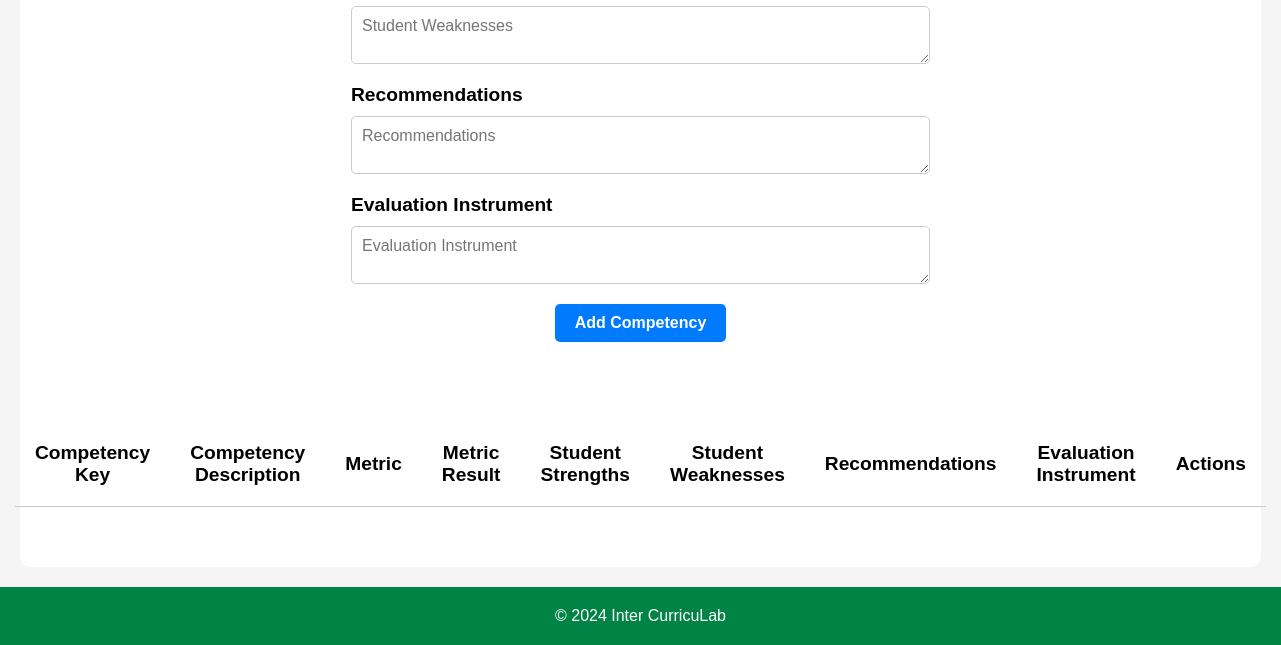
/templates/adminPages/adminCompetency.php (signed in, lower part), run on an earlier commit of the app's database.
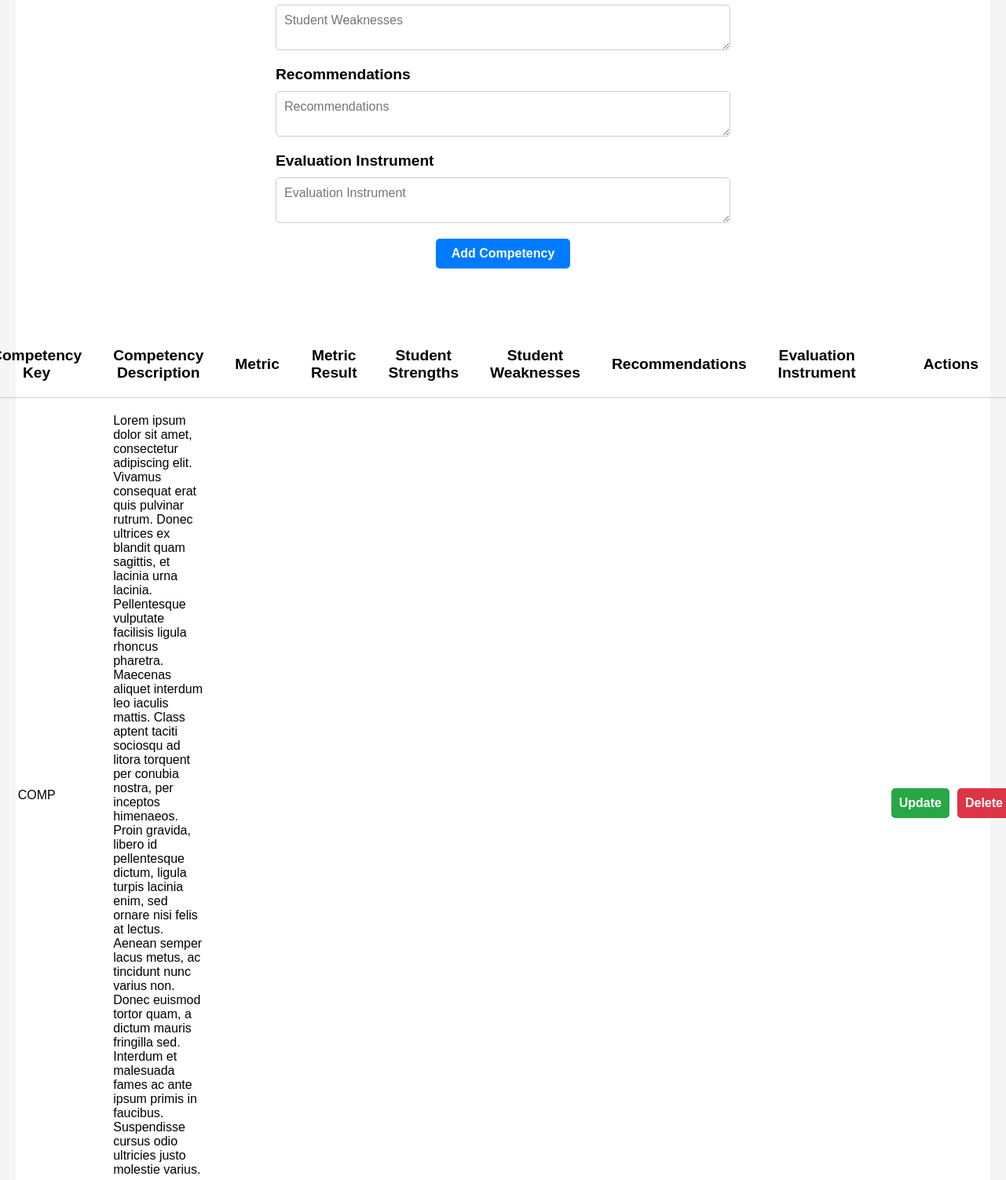
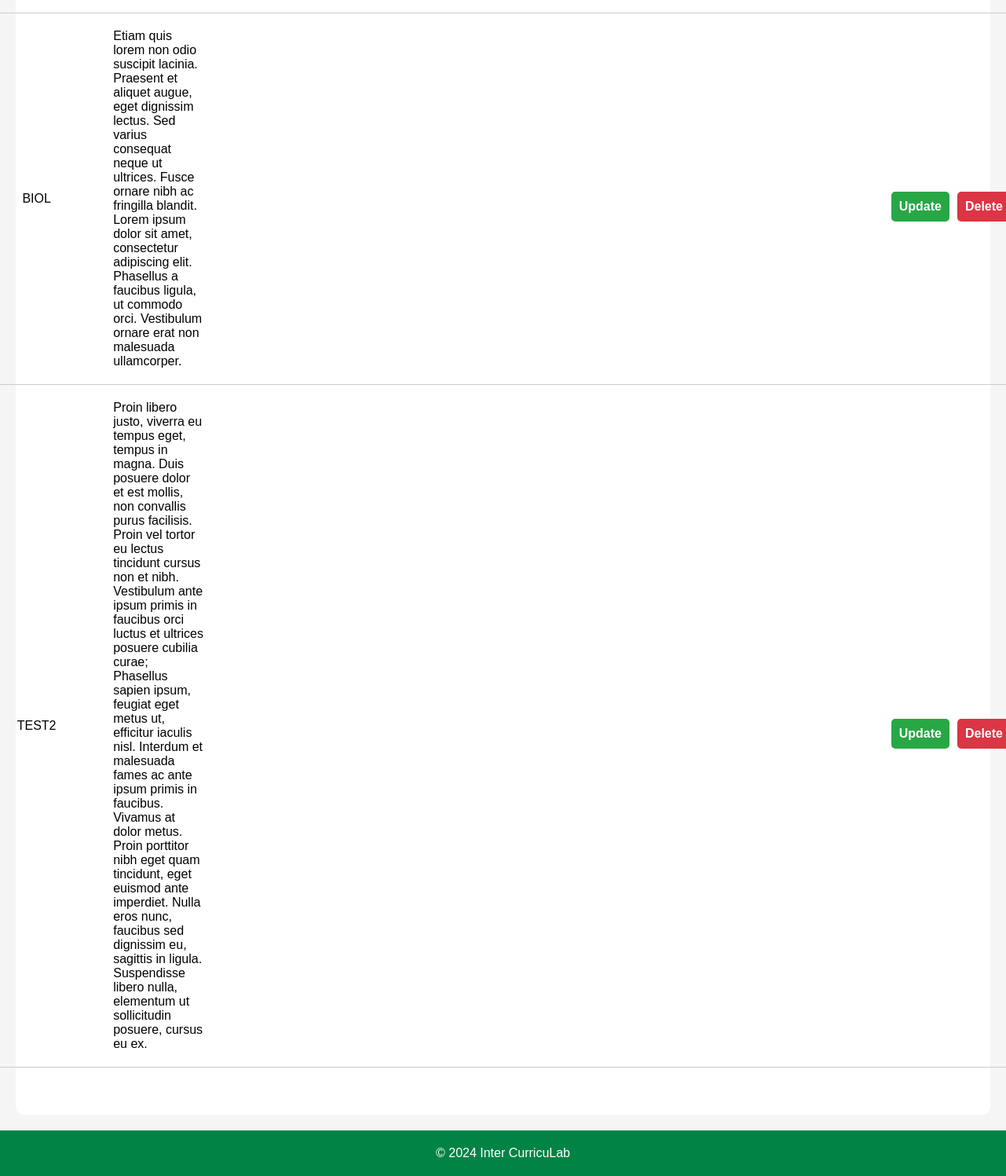
And on a later commit of the database (2 pictures, top to bottom).
### tables this page shows
CREATE TABLE "competency" (
	"CompetencyID"	INTEGER NOT NULL UNIQUE,
	"CompetencyKey"	TEXT UNIQUE,
	"CompetencyDesc"	TEXT,
	"CompetencyMetric"	TEXT,
	"MetricResult"	TEXT,
	"StudentStrengths"	TEXT,
	"StudentWeaknesses"	TEXT,
	"Recommendations"	TEXT,
	"EvaluationInstrument"	TEXT,
	PRIMARY KEY("CompetencyID" AUTOINCREMENT)
);

### templates/adminPages/adminCompetency.php (the view, shortened to what the changed rows need)
<?php
$config = require_once '../../backend/php/config.php';
if (!isset($_SESSION['email'])) {
    header('Location: ../index.php');
    exit;
} elseif ($_SESSION['accountType'] !== 'Admin' && $_SESSION['accountType'] !== 'Root' && $_SESSION['accountType'] !== 'Staff') {
    header('Location: ../staffPages/profPage.php');
    exit;
} else {
    if ($config['db']['type'] === 'sqlite') {
        $db = new SQLite3($config['db']['sqlite']['path']);
    } elseif ($config['db']['type'] === 'mysql') {
        $dsn = "mysql:host={$config['db']['mysql']['host']};dbname={$config['db']['mysql']['dbname']}";
        $db = new PDO($dsn, $config['db']['mysql']['username'], $config['db']['mysql']['password']);
    }
    $stmt = $db->prepare('SELECT * FROM competency');
    $result = $stmt->execute();
    $competencies = $result->fetchArray(SQLITE3_ASSOC);
    $competencies = [];
    if (isset($_POST['sort'])) {
        $competencies = sortTable();
    } else {
        $stmt = $db->prepare('SELECT * FROM competency');
        $result = $stmt->execute();
        $competencies = fetchAllRows($result);
    }
}
function fetchAllRows($result) {
    $rows = [];
    while ($row = $result->fetchArray(SQLITE3_ASSOC)) {
        $rows[] = $row;
    }
    return $rows;
}
?>
<!DOCTYPE html>
<html lang="en">
<head>
    <link rel="stylesheet" href="../../static/css/headerFooter.css">
    <link rel="stylesheet" href="../../static/css/adminCompetency.css">
</head>
<body>
    <div id="container">
        <div class="container-upperBox">
            <div class="competenciesTable">
                <table>
                    <tr>
                        <th>
                            <form method="POST">
                                <button type="submit" name="sort" value="CompetencyKey">Competency Key</button>
                            </form>
                        </th>
                        <th>
                            <form method="POST">
                                <button type="submit" name="sort" value="CompetencyDesc">Competency Description</button>
                            </form>
                        </th>
                        <th>
                            <form method="POST">
                                <button type="submit" name="sort" value="CompetencyMetric">Metric</button>
                            </form>
                        </th>
                        <th>
                            <form method="POST">
                                <button type="submit" name="sort" value="MetricResult">Metric Result</button>
                            </form>
                        </th>
                        <th>
                            <form method="POST">
                                <button type="submit" name="sort" value="StudentStrengths">Student Strengths</button>
                            </form>
                        </th>
                        <th>
                            <form method="POST">
                                <button type="submit" name="sort" value="StudentWeaknesses">Student Weaknesses</button>
                            </form>
                        </th>
                        <th>
                            <form method="POST">
                                <button type="submit" name="sort" value="Recommendations">Recommendations</button>
                            </form>
                        </th>
                        <th>
                            <form method="POST">
                                <button type="submit" name="sort" value="EvaluationInstrument">Evaluation Instrument</button>
                            </form>
                        </th>
                        <th>Actions</th>
                    </tr>
                    <?php
                    foreach ($competencies as $row) {
                        echo '<tr>';
                        echo '<td>' . htmlspecialchars($row['CompetencyKey'] ?? '') . '</td>';
                        echo '<td style="text-align: left;">' . htmlspecialchars($row['CompetencyDesc'] ?? '') . '</td>';
                        echo '<td style="text-align: left;">' . htmlspecialchars($row['CompetencyMetric'] ?? '') . '</td>';
                        echo '<td style="text-align: left;">' . htmlspecialchars($row['MetricResult'] ?? '') . '</td>';
                        echo '<td style="text-align: left;">' . htmlspecialchars($row['StudentStrengths'] ?? '') . '</td>';
                        echo '<td style="text-align: left;">' . htmlspecialchars($row['StudentWeaknesses'] ?? '') . '</td>';
                        echo '<td style="text-align: left;">' . htmlspecialchars($row['Recommendations'] ?? '') . '</td>';
                        echo '<td style="text-align: left;">' . htmlspecialchars($row['EvaluationInstrument'] ?? '') . '</td>';
                        echo '<td>';
                        ?>
                        <div class="actionButtons">
                            <button class="updateButton">Update</button>
                            <form method="POST">
                                <button class="deleteButton" type="submit">Delete</button>
                            </form>
                        </div>
                        <?php
                        echo '</td>';
                        echo '</tr>';
                    }
                    ?>
                </table>
            </div>
        </div>
    </div>
</body>
</html>

What changed in the data, as far as the page shows it:
added competency: CompetencyKey "COMP", CompetencyDesc "Lorem ipsum dolor sit amet, consectetur adipiscing elit. Vivamus consequat erat quis pulvinar rutrum. Donec ultrices ex blandit quam sagittis, et lacinia urna lacinia. Pellentesque vulputate facilisis ligula rhoncus pharetra. Maecenas aliquet interdum leo iaculis mattis. Class aptent taciti sociosqu ad litora torquent per conubia nostra, per inceptos himenaeos. Proin gravida, libero id pellentesque dictum, ligula turpis lacinia enim, sed ornare nisi felis at lectus. Aenean semper lacus metus, ac tincidunt nunc varius non. Donec euismod tortor quam, a dictum mauris fringilla sed. Interdum et malesuada fames ac ante ipsum primis in faucibus. Suspendisse cursus odio ultricies justo molestie…"
added competency: CompetencyKey "BIOL", CompetencyDesc "Etiam quis lorem non odio suscipit lacinia. Praesent et aliquet augue, eget dignissim lectus. Sed varius consequat neque ut ultrices. Fusce ornare nibh ac fringilla blandit. Lorem ipsum dolor sit amet, consectetur adipiscing elit. Phasellus a faucibus ligula, ut commodo orci. Vestibulum ornare erat non malesuada ullamcorper."
added competency: CompetencyKey "TEST2", CompetencyDesc "Proin libero justo, viverra eu tempus eget, tempus in magna. Duis posuere dolor et est mollis, non convallis purus facilisis. Proin vel tortor eu lectus tincidunt cursus non et nibh. Vestibulum ante ipsum primis in faucibus orci luctus et ultrices posuere cubilia curae; Phasellus sapien ipsum, feugiat eget metus ut, efficitur iaculis nisl. Interdum et malesuada fames ac ante ipsum primis in faucibus. Vivamus at dolor metus. Proin porttitor nibh eget quam tincidunt, eget euismod ante imperdiet. Nulla eros nunc, faucibus sed dignissim eu, sagittis in ligula. Suspendisse libero nulla, elementum ut sollicitudin posuere, cursus eu ex."
